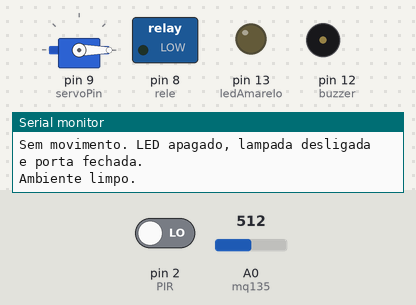
The sketch below on a simulated Arduino Uno, built with avr-gcc and run on an emulated ATmega328P. Shown: servo, switched loads named in the sketch (green lamp = pin HIGH), output pins drawn as LEDs (lit = HIGH), buzzer (waves = sounding), the last lines printed to the serial monitor. Inputs (shaded band) come from the test bench; at power-on: A0 (mq135) = 512, pin 2 (PIR) LOW.

Above: at 11.2 s.
11.3 s: A0 (mq135) set to 682
15.3 s: A0 (mq135) set to 708
19.3 s: pin 2 (PIR) driven HIGH
At 19.3 s:
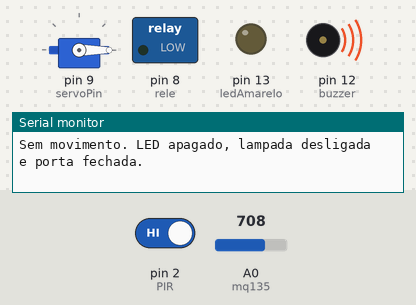
At 21.4 s:
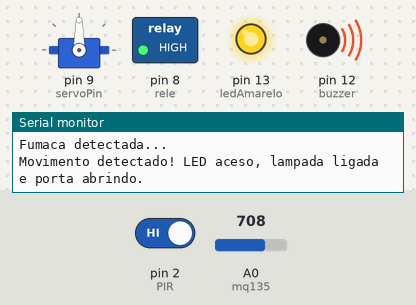
21.7 s: A0 (mq135) set to 690
At 26.4 s:
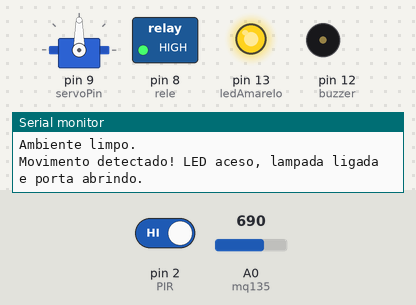
Timing chart, 0 to 26.7 s (numbered marks = the images above; inputs shaded):
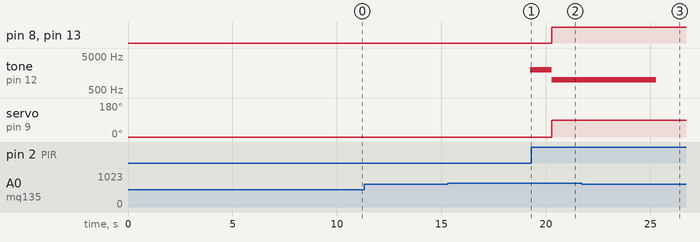

Measured:
- after the input at 15.3 s, tone on pin 12 (buzzer): silent → 2000 Hz after 4.0 s
- after the input at 19.3 s, pin 8 (rele), pin 13 (ledAmarelo): LOW → HIGH after 0.98 s; tone on pin 12 (buzzer): goes on until 20.3 s, then stays 1000 Hz; servo on pin 9 (servoPin): 0° → 90° after 0.98 s
- after the input at 21.7 s, tone on pin 12 (buzzer): 1000 Hz → silent after 3.6 s

The sketch:

casa_inteligente1.ino
```cpp
#include <Servo.h>

// Variáveis globais
const int ledAmarelo = 13;
const int PIR = 2;
const int mq135 = A0;
const int buzzer = 12;
const int servoPin = 9;
const int rele = 8; // Relé para a lâmpada

// Controle de detecção de gás
int contador = 0;
int tempoFumaca = 0;
bool alarmeAtivo = false;

// Controle do alarme de dois tons
unsigned long ultimaTrocaDeTom = 0;
bool tomAlto = true;

// Servo motor
Servo servo;
int estadoPIR = LOW;

void setup() {
  Serial.begin(9600);

  pinMode(ledAmarelo, OUTPUT);
  pinMode(PIR, INPUT);
  pinMode(mq135, INPUT);
  pinMode(buzzer, OUTPUT);
  pinMode(rele, OUTPUT); // Configura o relé como saída

  servo.attach(servoPin);
  servo.write(0); // Porta começa fechada

  Serial.println("Calibrando o sensor PIR...");
  Serial.println("Por favor, nao se mova na frente do sensor.");
  delay(10000);
  Serial.println("Sensor PIR calibrado e pronto!");
}

// Função para controlar o alarme com dois tons
void alarme_dois_tons() {
  unsigned long tempoAtual = millis();

  if (tempoAtual - ultimaTrocaDeTom >= 500) { // Alterna o tom a cada 500ms
    ultimaTrocaDeTom = tempoAtual;

    if (tomAlto) {
      tone(buzzer, 2000); // Tom alto
    } else {
      tone(buzzer, 1000); // Tom baixo
    }

    tomAlto = !tomAlto;
  }
}

// Função para detecção de movimento com PIR e controle do servo e da lâmpada
void acenderLEDAoDetectarPresenca() {
  estadoPIR = digitalRead(PIR);

  if (estadoPIR == HIGH) {
    digitalWrite(ledAmarelo, HIGH);
    digitalWrite(rele, HIGH); // Liga a lâmpada
    Serial.println("Movimento detectado! LED aceso, lampada ligada e porta abrindo.");
    servo.write(90); // Abre a porta
    delay(5000); // Mantém aberta por 5 segundos
  } else {
    digitalWrite(ledAmarelo, LOW);
    digitalWrite(rele, LOW); // Desliga a lâmpada
    servo.write(0); // Fecha a porta
    Serial.println("Sem movimento. LED apagado, lampada desligada e porta fechada.");
  }
}

// Função para detecção de gás
void verificarVazamentoDeGas() {
  int estadoMQ135 = analogRead(mq135);

  if (estadoMQ135 > 700) {
    tempoFumaca++;

    Serial.println("Fumaca detectada...");

    if (tempoFumaca >= 3 && !alarmeAtivo) { // Após 3 leituras consecutivas
      Serial.println("Fumaca detectada por 3 segundos. Acionando alarme!");
      alarmeAtivo = true;
    }
  } else {
    if (alarmeAtivo) {
      Serial.println("Fumaca sumiu. Desligando alarme.");
      alarmeAtivo = false;
      noTone(buzzer);
    }
    tempoFumaca = 0;
    Serial.println("Ambiente limpo.");
  }

  delay(1000); // Espera 1 segundo entre leituras de gás
}

void loop() {
  acenderLEDAoDetectarPresenca();
  verificarVazamentoDeGas();

  if (alarmeAtivo) {
    alarme_dois_tons();
  }
}
```
